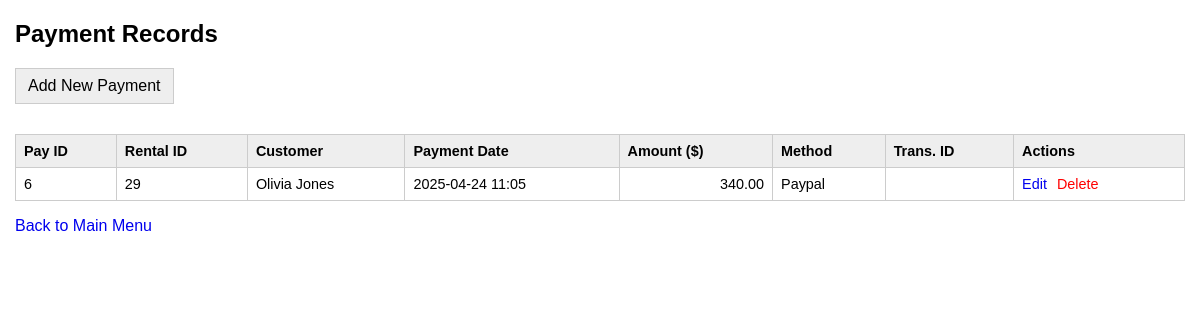
The page /payments.php on the database its author committed.
### tables this page shows
CREATE TABLE `payments` (
  `payment_id` int(11) NOT NULL,
  `rental_id` int(11) NOT NULL,
  `payment_date` datetime NOT NULL,
  `amount` decimal(10,2) NOT NULL,
  `method` enum('credit_card','debit_card','cash','paypal') NOT NULL
);

CREATE TABLE `customers` (
  `customer_id` int(11) NOT NULL,
  `first_name` varchar(255) NOT NULL,
  `last_name` varchar(255) NOT NULL,
  `email` varchar(255) NOT NULL,
  `phone` varchar(255) NOT NULL,
  `license_number` varchar(255) NOT NULL,
  `address` varchar(255) NOT NULL,
  `date_of_birth` date NOT NULL
);

### payments.php (the view, shortened to what this page needs)
<?php
include_once "dbconn.php";
?>
<!DOCTYPE html>
<html>
<head>
</head>
<body>
    <h2>Payment Records</h2>
    <a href="addPayment.php" class="add-link">Add New Payment</a>
    <div style="overflow-x:auto;">
        <table>
            <thead>
                <tr>
                    <th>Pay ID</th>
                    <th>Rental ID</th>
                    <th>Customer</th>
                    <th>Payment Date</th>
                    <th>Amount ($)</th>
                    <th>Method</th>
                    <th>Trans. ID</th>
                    <th>Actions</th>
                </tr>
            </thead>
            <tbody>
                <?php
                 $sql = "SELECT p.*, c.first_name, c.last_name
                        FROM payments p
                        JOIN rental_agreements ra ON p.rental_id = ra.rental_id
                        JOIN customers c ON ra.customer_id = c.customer_id
                        ORDER BY p.payment_date DESC, p.payment_id DESC";
                $result = $conn->query($sql);
                if ($result === false) {
                     echo "<tr><td colspan='8' style='color: red;'>Error fetching payments.</td></tr>";
                } elseif ($result->num_rows > 0) {
                    while ($row = $result->fetch_assoc()) {
                        $payment_dt = date('Y-m-d H:i', strtotime($row['payment_date']));
                        echo "<tr>";
                        echo "<td>" . htmlspecialchars($row['payment_id']) . "</td>";
                        echo "<td>" . htmlspecialchars($row['rental_id']) . "</td>";
                        echo "<td>" . htmlspecialchars($row['first_name'] . ' ' . $row['last_name']) . "</td>";
                        echo "<td>" . htmlspecialchars($payment_dt) . "</td>";
                        echo "<td class='amount'>" . htmlspecialchars(number_format($row['amount'], 2)) . "</td>";
                        echo "<td>" . htmlspecialchars(ucfirst(str_replace('_', ' ', $row['method']))) . "</td>";
                        echo "<td>" . htmlspecialchars($row['transaction_id']) . "</td>";
                        echo "<td>";
                        echo "<a href='editPayment.php?payment_id=" . $row['payment_id'] . "'>Edit</a>";
                        echo "<a href='deletePayment.php?payment_id=" . $row['payment_id'] . "' class='delete-link' onclick='return confirm(\"Delete payment? Not recommended for tracking.\");'>Delete</a>";
                        echo "</td>";
                        echo "</tr>";
                    }
                } else {
                    echo "<tr><td colspan='8'>No payment records found.</td></tr>";
                }
                ?>
            </tbody>
        </table>
    </div>
     <p><a href="index.php">Back to Main Menu</a></p>
</body>
</html>

### payments.php (style rules this page uses)
body { font-family: sans-serif; margin: 15px; }
table { border-collapse: collapse; width: 100%; margin-top: 15px; border: 1px solid #ccc; font-size: 0.9em; }
th, td { border: 1px solid #ccc; padding: 8px; text-align: left; }
th { background-color: #eee; white-space: nowrap; }
.add-link { margin-bottom: 15px; display: inline-block; padding: 8px 12px; background-color: #eee; border: 1px solid #ccc; color: black; text-decoration: none; }
a { margin-right: 10px; text-decoration: none; }
a.delete-link { color: red; }
.amount { text-align: right; }

### rows shown on the page
payments: payment_id "6", rental "29", customers.first_name+last_name "Olivia Jones", payment_date "2025-04-24 11:05", amount "340.00", method "Paypal"
